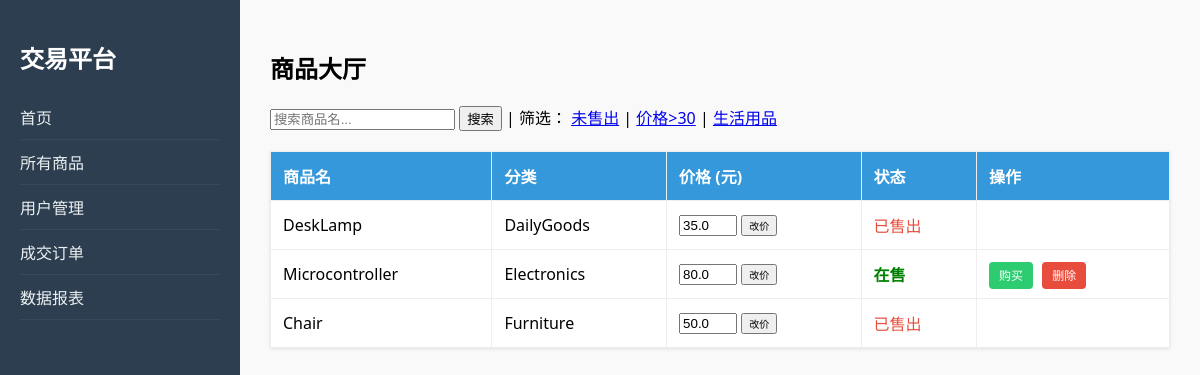
The page /items?filter=expensive on the database its author committed.
### tables this page shows
CREATE TABLE Item (
        item_id INTEGER PRIMARY KEY AUTOINCREMENT,
        item_name TEXT NOT NULL,
        category TEXT,
        price REAL,
        status INTEGER DEFAULT 0 CHECK(status IN (0, 1)),
        seller_id TEXT,
        FOREIGN KEY (seller_id) REFERENCES User(user_id)
    );

### app.py (the view)
@app.route('/items')
def list_items():
    conn = get_db_connection()
    f = request.args.get('filter')
    q = request.args.get('q')
    sql = "SELECT * FROM Item WHERE 1=1"
    params = []
    if f == 'unsold': sql += " AND status = 0"
    elif f == 'expensive': sql += " AND price > 30"
    elif f == 'daily': sql += " AND category = 'DailyGoods'"
    elif f == 'u001': sql += " AND seller_id = 'u001'"
    if q:
        sql += " AND item_name LIKE ?"
        params.append(f'%{q}%')
    items = conn.execute(sql, params).fetchall()
    conn.close()
    return render_template('items.html', items=items)

### app.py (called while the page is built)
def get_db_connection():
    conn = sqlite3.connect(DB_PATH)
    conn.row_factory = lambda cursor, row: dict(zip([col[0] for col in cursor.description], row))
    return conn

### templates/items.html (shortened to what this page needs)
{% extends "layout.html" %}
{% block content %}
<h2>商品大厅</h2>
<div style="margin-bottom: 20px;">
    <form action="/items" method="get" style="display: inline;">
        <input type="text" name="q" placeholder="搜索商品名...">
        <button type="submit">搜索</button>
    </form>
    | 筛选：
    <a href="/items?filter=unsold">未售出</a> |
    <a href="/items?filter=expensive">价格>30</a> |
    <a href="/items?filter=daily">生活用品</a>
</div>
<table>
    <tr>
        <th>商品名</th>
        <th>分类</th>
        <th>价格 (元)</th>
        <th>状态</th>
        <th>操作</th>
    </tr>
    {% for item in items %}
    <tr>
        <td>{{ item.item_name }}</td>
        <td>{{ item.category }}</td>
        <td>
            <form action="/edit_price" method="post" style="display:inline;">
                <input type="number" name="price" value="{{ item.price }}" style="width:50px;">
                <button type="submit" style="font-size:10px;">改价</button>
            </form>
        </td>
        <td class="status-{{ item.status }}">{{ '在售' if item.status == 0 else '已售出' }}</td>
        <td>
            {% if item.status == 0 %}
            <a href="/buy/{{ item.item_id }}" class="btn btn-buy">购买</a>
            <a href="/delete/{{ item.item_id }}" class="btn btn-del" onclick="return confirm('确定删除吗？')">删除</a>
            {% endif %}
        </td>
    </tr>
    {% endfor %}
</table>
{% endblock %}

### templates/layout.html (style rules this page uses)
body { font-family: 'Segoe UI', sans-serif; margin: 0; display: flex; }
table { width: 100%; border-collapse: collapse; background: white; box-shadow: 0 1px 3px rgba(0, 0, 0, 0.1); }
th, td { padding: 12px; border: 1px solid #eee; text-align: left; }
th { background: #3498db; color: white; }
.status-0 { color: green; font-weight: bold; }
.status-1 { color: #e74c3c; }
.btn { padding: 5px 10px; border-radius: 4px; text-decoration: none; font-size: 12px; cursor: pointer; }
.btn-buy { background: #2ecc71; color: white; }
.btn-del { background: #e74c3c; color: white; margin-left: 5px; }

### rows shown on the page
Item: item_name "DeskLamp", category "DailyGoods", price "35.0", status "已售出"
Item: item_name "Microcontroller", category "Electronics", price "80.0", status "在售"
Item: item_name "Chair", category "Furniture", price "50.0", status "已售出"
